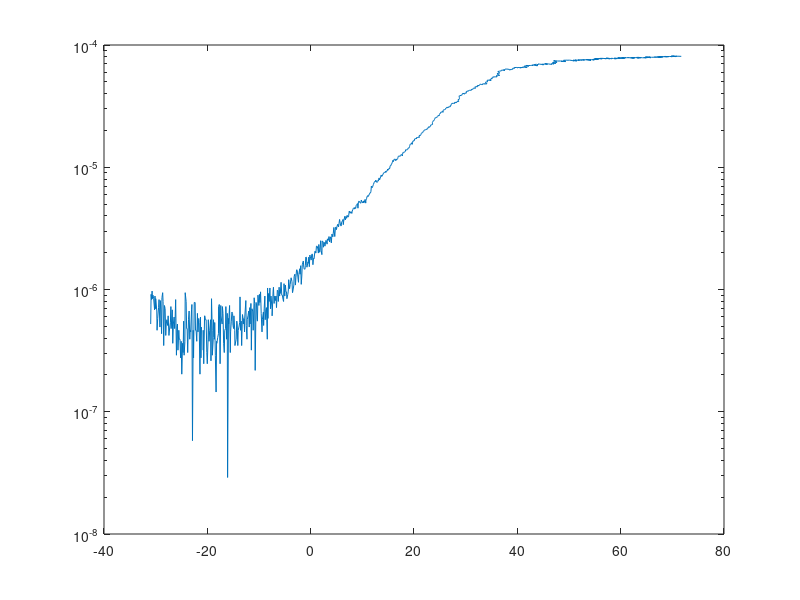

Source code (MATLAB):
clear; close all; clc;
load( 'Langmuir_practice.txt' )
V = Langmuir_practice(:,1) ;
I = Langmuir_practice(:,2)*(10^-3) ;
[ ioffset , index ] = min(I) ;
I = I - ioffset ;
Vfloat = V( index ) ;
    eps0 = 8.85418782e-12 ;

e = 1.60217662e-19 ;
me = 9.1938356e-31;
mi = 6.65e-26 ;
k = 1.38064852e-23 ;
Te = e*(V(500)-V(390))/(k*log(I(500)/I(390))) ; % kelvin
Ti = Te ;
% Aprobe = I./j ;
Aprobe = 1 ;
veth = sqrt( 8*k*Te/me )*Aprobe;
vith = sqrt( k*Te/mi )*Aprobe;
n = -ioffset./(.25*e*vith*Aprobe) ;
j = n*e*veth ;
    debye = sqrt( eps0*k*Te/(n*(e^2)) ) ;
    pp = (4/3)*pi*debye^3*n ;
freq = 8.98*sqrt(n) ;
slope = (I(500)/I(390))/(V(500)-V(390)) ;
midline = slope.*V - I(400) ;
Ies = (1/4)*e*n*veth*Aprobe ;    
PlasPot = ( Ies + slope*V(445) - I(445) )/slope ;
figure
semilogy( V , I )
